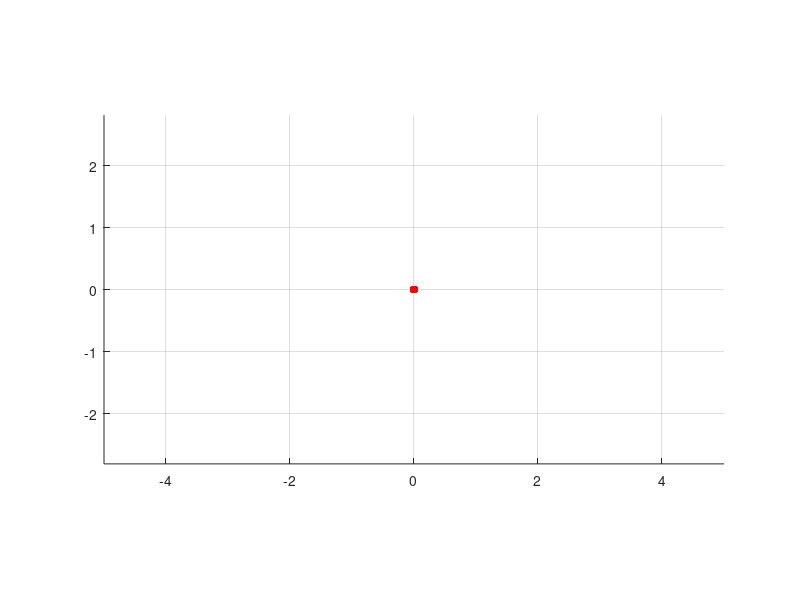

This figure's MATLAB source: (Note: this script raises an error after producing the figure.)
format compact
clear
clc
%clf reset
close all

%pick up and move roots around to get a feel for how sinh-modified newtons fractal changes.

convergence_tolerance = 1e-9;
max_iters = 20;

dims = ceil([1920,1080]./20);
aspect_ratio = dims(1)/dims(2);
view_domain_x = [-5,5];
view_domain_y = view_domain_x./aspect_ratio;
canvas_x = linspace(view_domain_x(1),view_domain_x(2),dims(1));
canvas_y = linspace(view_domain_y(1),view_domain_y(2),dims(2));

domain_x = [-10,10];
domain_y = domain_x./aspect_ratio;

h_figure = figure;

x_start = repelem(0,20);
y_start = repelem(0,20);

hold on
grid on
axis equal
h_plot = scatter(x_start, y_start, "r","filled");
xlim([view_domain_x])
ylim([view_domain_y])
ax = gca;
ax.FontSize = 20;

set(h_plot, 'ButtonDownFcn', {@Mouse_Callback, 'down'});
drawnow()
set(findall(gcf,'-property','FontSize'), 'FontName', 'Times')

setappdata(h_figure, 'coords_updated', false);

cmap = interp1([0,0.2,0.4,0.6,0.8,1], [[0 0 0]; [0.259 0.039 0.408]; [0.584 0.149 0.404]; [0.867 0.318 0.227]; [0.98 0.647 0.039]; [0.98 1 0.643]], linspace(0, 1, 1e3));
colormap(flip(cmap))

ind_1=1;
while isvalid(h_figure)
    pause(0.001)
    if getappdata(h_figure, 'coords_updated')
        coords_new = getappdata(h_figure, 'updated_coords');
        roots_new = (coords_new(:,1) + coords_new(:,2).*j).';
        setappdata(h_figure, 'coords_updated', false);

        [root_result, iterations_result] = build_fractal(roots_new, canvas_x, canvas_y, domain_x, domain_y, convergence_tolerance, max_iters);

        if ind_1>1
            delete(h_surf);
        end
        h_surf = surf(canvas_x, canvas_y, root_result-max(max(root_result))-2,EdgeColor="none");
        %set(gca,"colorscale","log")
        drawnow()

        ind_1 = ind_1+1;

    end
end



function Mouse_Callback(hObj,~,action)
    persistent curobj xdata ydata ind
    pos = get(gca,'CurrentPoint');
    switch action
      case 'down'
          curobj = hObj;
          xdata = get(hObj,'xdata');
          ydata = get(hObj,'ydata');
          [~,ind] = min(sum((xdata-pos(1)).^2+(ydata-pos(3)).^2,1));
          set(gcf,...
              'WindowButtonMotionFcn',  {@Mouse_Callback,'move'},...
              'WindowButtonUpFcn',      {@Mouse_Callback,'up'});
      case 'move'
          xdata(ind) = pos(1);
          set(curobj,'xdata',xdata)
          ydata(ind) = pos(3);
          set(curobj,'ydata',ydata)

        coords = [xdata(:), ydata(:)];
        setappdata(gcf, 'updated_coords', coords);
        setappdata(gcf, 'coords_updated', true);
      case 'up'
          set(gcf,...
              'WindowButtonMotionFcn',  '',...
              'WindowButtonUpFcn',      '');
    end
end


function [root_result, iterations_result] = build_fractal(roots, canvas_x, canvas_y, domain_x, domain_y, convergence_tolerance, max_iters)

    roots = snap_close_points(roots, 0.1);

    f_poly = poly(roots);
    fp_poly = polyder(f_poly);
    
    for n=1:length(canvas_x)
        for m=1:length(canvas_y)
            start_location = canvas_x(n) + canvas_y(m)*j;
            [converged_root, conv_iterations] = NR_iter(start_location, roots, f_poly, fp_poly, convergence_tolerance,max_iters);
            iterations_result(m,n) = conv_iterations;
            root_result(m,n) = converged_root;
        end
    end
    
    iterations_result = iterations_result./max(max(iterations_result));
end

function [converged_root, d_conv] = NR_iter(start_location, roots, f_poly, fp_poly, convergence_tolerance, max_iters)
    conv_iterations = 0;
    dx = inf;
    xn = start_location;
    while dx > convergence_tolerance && conv_iterations < max_iters
        plane_np = xn - polyval(f_poly,xn)/polyval(fp_poly,xn);
        plane_np =  sinh(plane_np);
        dx = abs(plane_np - xn);
        xn = plane_np;
        conv_iterations = conv_iterations+1;
    end
    %which root is closest?
    [~, converged_root] = min(abs(plane_np - roots));
    d_conv = abs(xn - start_location)/conv_iterations;
end
